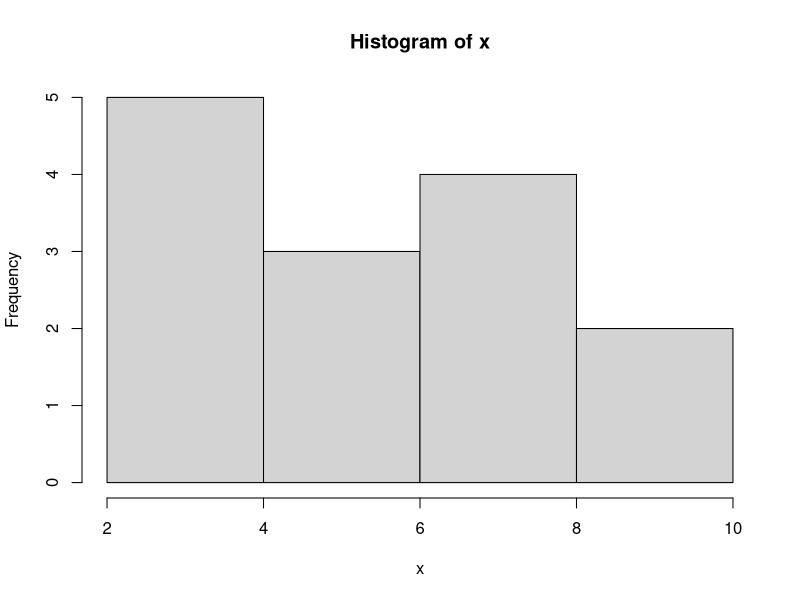
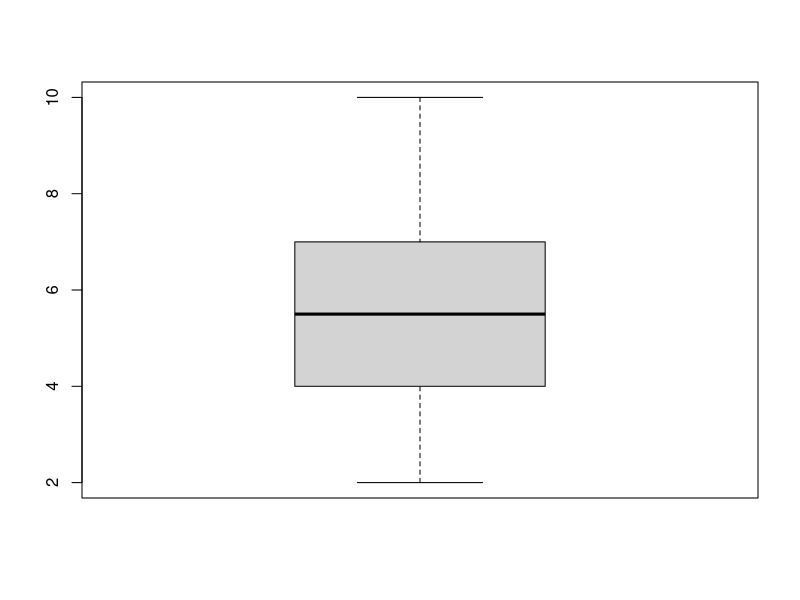
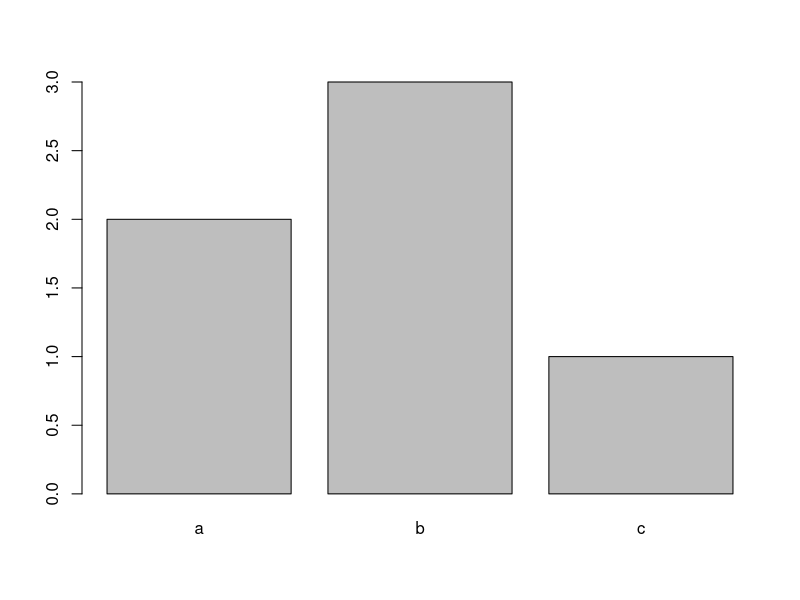
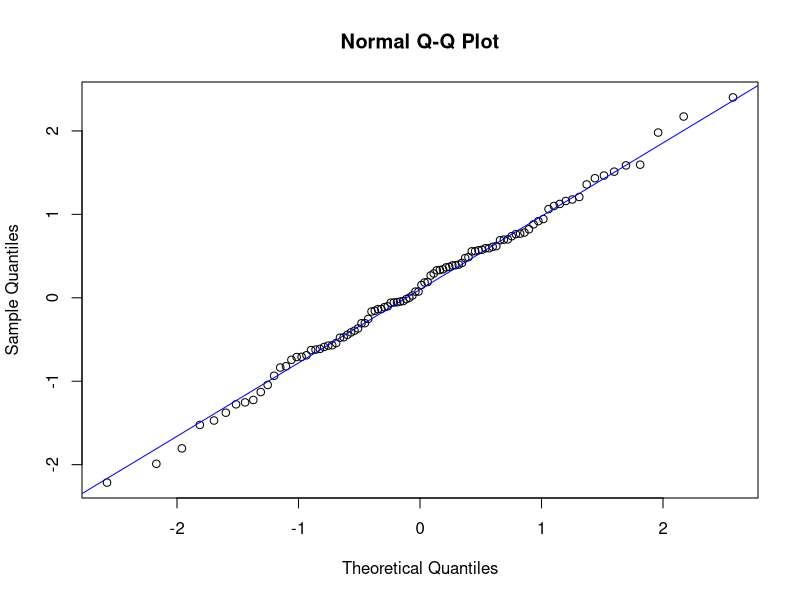

Write R code to recreate these figures, in order.
## ---- chunk 1
rm(list = ls())

knitr::opts_chunk$set(echo = TRUE,
                      fig.align="center")
## ---- chunk 2
x <- c(2, 3, 4, 4, 5, 6)
mean(x)
## ---- chunk 3
x <- c(2, 3, 4, 4, 5, 6, 10)
median(x)
## ---- chunk 4
x <- c(2, 3, 4, 4, 5, 6, 10)
var(x)
## ---- chunk 5
x <- c(2, 3, 4, 4, 5, 6, 10)
sd(x)
## ---- chunk 6
x <- c(2, 3, 4, 4, 5, 6, 10, 9, 8, 7, 7, 7, 5, 4)
hist(x)
## ---- chunk 7
x <- c(2, 3, 4, 4, 5, 6, 10, 9, 8, 7, 7, 7, 5, 4)
boxplot(x)
## ---- chunk 8
x = c("a", "a", "b", "b", "b", "c")
table(x)
## ---- chunk 9
x = c("a", "a", "b", "b", "b", "c")
prop.table(table(x))
## ---- chunk 10
x = c("a", "a", "b", "b", "b", "c")
barplot(table(x))
## ---- chunk 11
x <- c(2, 3, 4, 4, 5, 6, 10, 9, 8, 7, 7, 7, 5, 4)
mittelwert <- mean(x)
stdabw <- sd(x)

# Wahrscheinlichkeit für den Wert kleiner oder gleich 7
pnorm(7, mittelwert, stdabw)

# Wahrscheinlichkeit für den Wert gleich oder grösser 7
1 - pnorm(7, mittelwert, stdabw)

# Wert auf der 40%-Perzentile
qnorm(.4, mittelwert, stdabw)
## ---- chunk 12
# simulation von 100 normalverteilten Werten, mean = 0, s = 1
set.seed(1)
x <- rnorm(100)

## qq-plot erstellen
qqnorm(x)

## Linie in qq-plot einzeichnen
qqline(x, col = "blue")
## ---- chunk 13
# simulation von 100 normalverteilten Werten, mean = 0, s = 1
set.seed(1234)
x <- rnorm(100)

# Stichprobenumfang von x ermitteln
n <- length(x)

# Standardabweichung von x berechnen
s <- sd(x)

# Berechnung von SE
SE <- s/sqrt(n)

# Output SE
SE
## ---- chunk 14
# z für ein 95% CI
CI <- .95
z95 <- abs(qnorm((1 - CI)/2))
z95

# z für ein 90% CI
CI <- .9
z90 <- abs(qnorm((1 - CI)/2))
z90

# z für ein 99% CI
CI <- .99
z99 <- abs(qnorm((1 - CI)/2))
z99
## ---- chunk 15
m <- 95.6       # Stichprobenmittelwert
s <- 15.8       # Standardabweichung der Stichprobe
n <- 100        # Stichprobenumfang

# gesucht ist das 95% Konfidenzintervall für den Populationsmittelwert  
CI <- .95       # Konfidenzniveau 95%
z <- abs(qnorm((1-CI)/2))
ME <- z * CI    # Fehlerbereich berechnen

# Obere und untere Grenze für 95%-Konfidenzintervall berechnen
CI95 <- m + c(-1, 1) * ME
CI95
## ---- chunk 16
ME.alt <- 1.862
ME.neu <- ME.alt/2

# neues 95%-Konfidenzintervall berechnen
CI95.neu <- m + c(-1, 1) * ME.neu
CI95.neu

# Stichprobenumfang für das neue 95%-CI berechnen
n.neu <- ((z * s)/ME.neu)^2
n.neu
